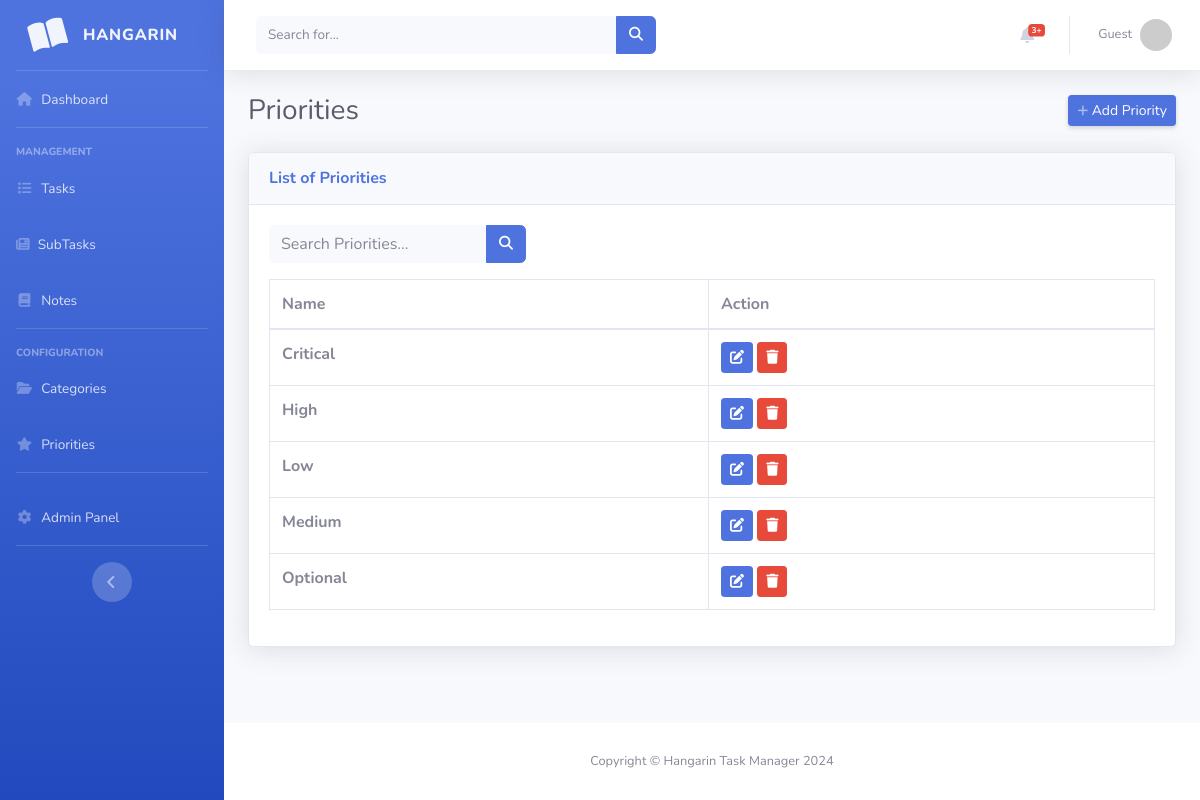
The app's page /priority_list with its own data.
### taskmanager/models.py (models this page shows, shortened)
class Priority(models.Model):
    name = models.CharField(max_length=100)
    class Meta:
        verbose_name = "Priority"
        verbose_name_plural = "Priorities"

### taskmanager/views.py (the view)
# urls.py: path('priority_list', PriorityList.as_view(), name='priority-list'),
class PriorityList(ListView):
    model = Priority
    context_object_name = 'priority'
    template_name = 'priority_list.html'
    paginate_by = 5
    ordering = ["name"]
    def get_queryset(self):
        qs = super().get_queryset()
        query = self.request.GET.get('q')
        if query:
            qs = qs.filter(
                Q(name__icontains=query)
            )
        return qs
    def get_ordering(self):
        allowed = ["name"]
        sort_by = self.request.GET.get("sort_by")
        if sort_by in allowed:
            return sort_by
        return "name"

### templates/priority_list.html (shortened to what this page needs)
{% extends 'base.html' %}
{% load static %}
{% block content %}
<div class="d-sm-flex align-items-center justify-content-between mb-4">
    <h1 class="h3 mb-0 text-gray-800">Priorities</h1>
    <a href="{% url 'priority-add' %}" class="d-none d-sm-inline-block btn btn-sm btn-primary shadow-sm">
         Add Priority
    </a>
</div>
<div class="card shadow mb-4">
    <div class="card-header py-3 d-flex flex-row align-items-center justify-content-between">
        <h6 class="m-0 font-weight-bold text-primary">List of Priorities</h6>
    </div>
    <div class="card-body">
        <div class="row mb-3">
            <div class="col-md-6">
                <form class="form-inline" action="{% url 'priority-list' %}">
                    <div class="input-group">
                        <input type="text" class="form-control bg-light border-0 small" placeholder="Search Priorities..."
                               name="q" value="{{ request.GET.q }}">
                        <div class="input-group-append">
                            <button class="btn btn-primary" type="submit">
                                <i class="fas fa-search fa-sm"></i>
                            </button>
                        </div>
                    </div>
                </form>
            </div>
        </div>
        <div class="table-responsive">
            <table class="table table-bordered" width="100%" cellspacing="0">
                <thead>
                    <tr>
                        <th>Name</th>
                        <th>Action</th>
                    </tr>
                </thead>
                <tbody>
                    {% for priority in object_list %}
                    <tr>
                        <td class="font-weight-bold">{{ priority.name }}</td>
                        <td>
                            <a href="{% url 'priority-update' priority.id %}" class="btn btn-sm btn-primary">
                                <i class="fas fa-edit"></i>
                            </a>
                            <a href="{% url 'priority-delete' priority.id %}" class="btn btn-sm btn-danger">
                                <i class="fas fa-trash"></i>
                            </a>
                        </td>
                    </tr>
                    {% empty %}
                    <tr>
                        <td colspan="2" class="text-center text-gray-500">No priorities found</td>
                    </tr>
                    {% endfor %}
                </tbody>
            </table>
        </div>
    </div>
</div>
{% endblock %}

### records on screen
Priority: name "Critical"
Priority: name "High"
Priority: name "Low"
Priority: name "Medium"
Priority: name "Optional"
